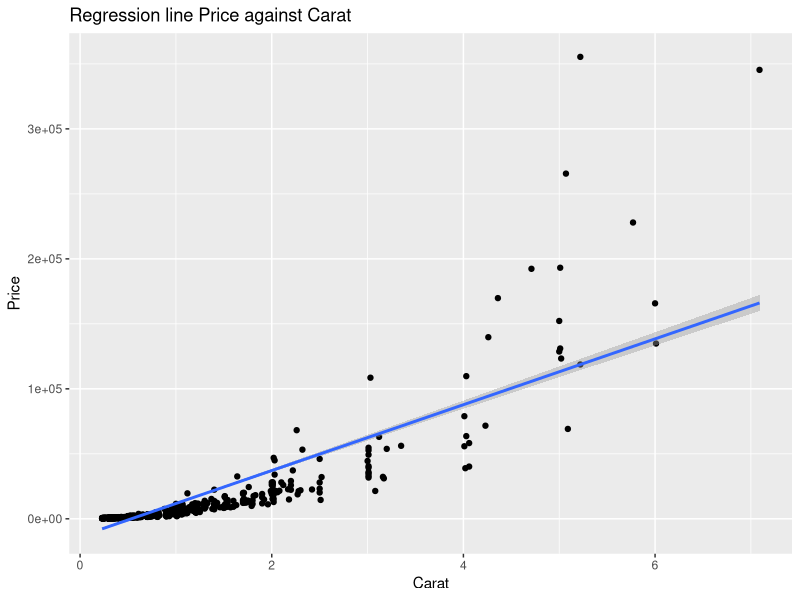
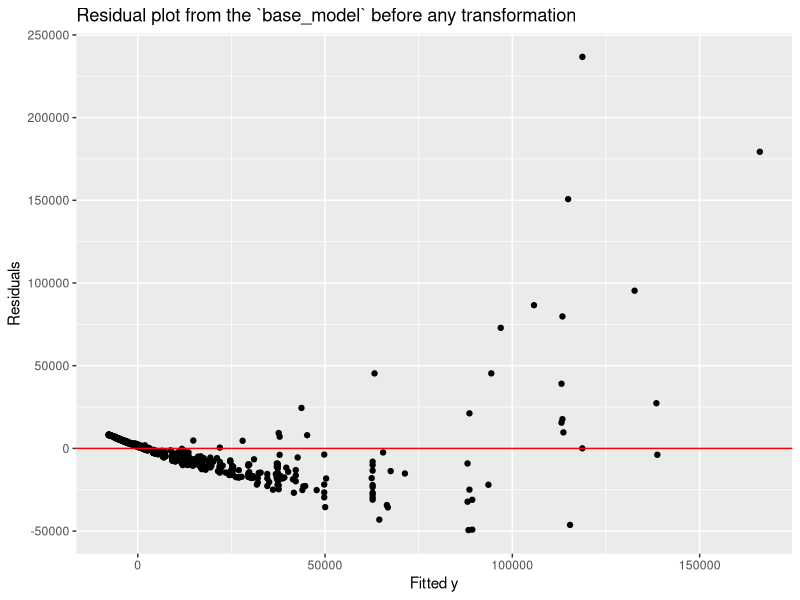
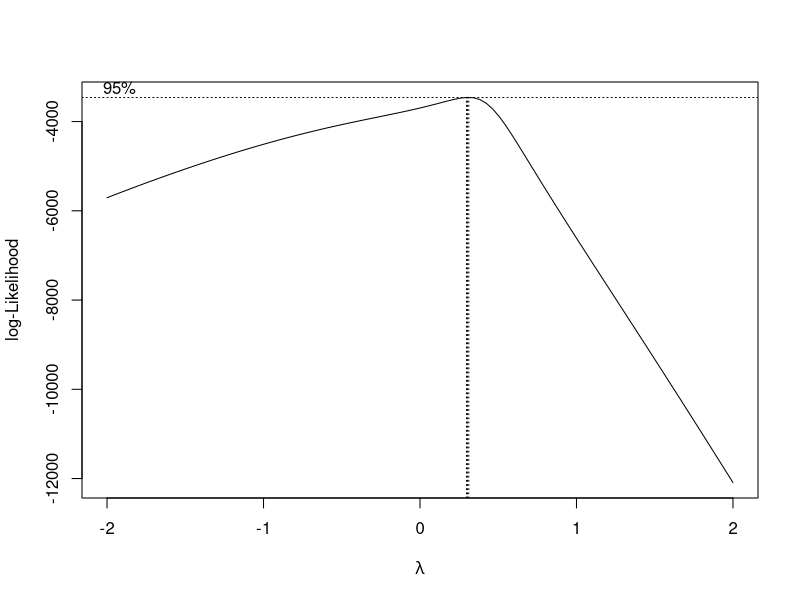
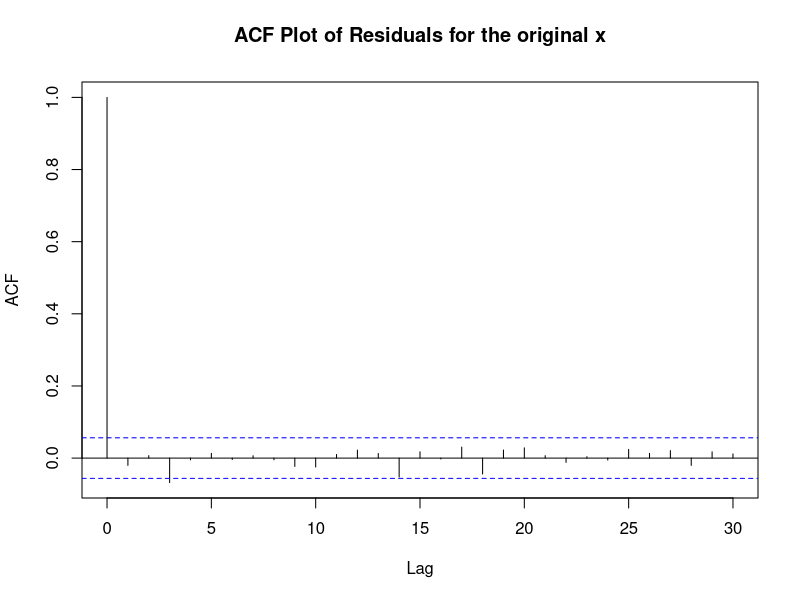
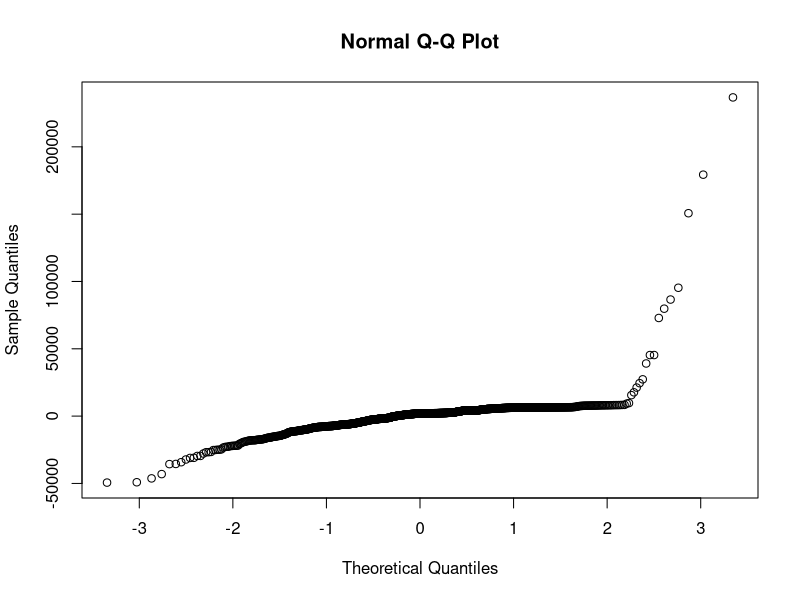
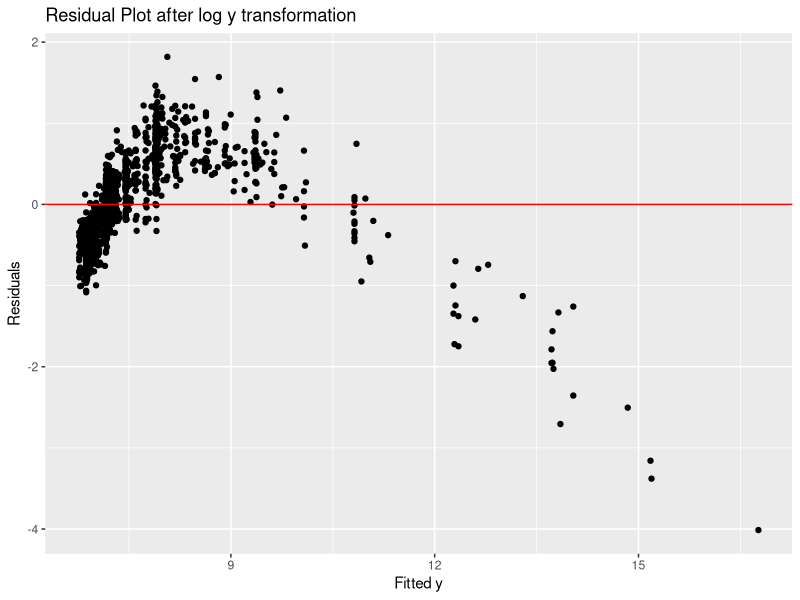
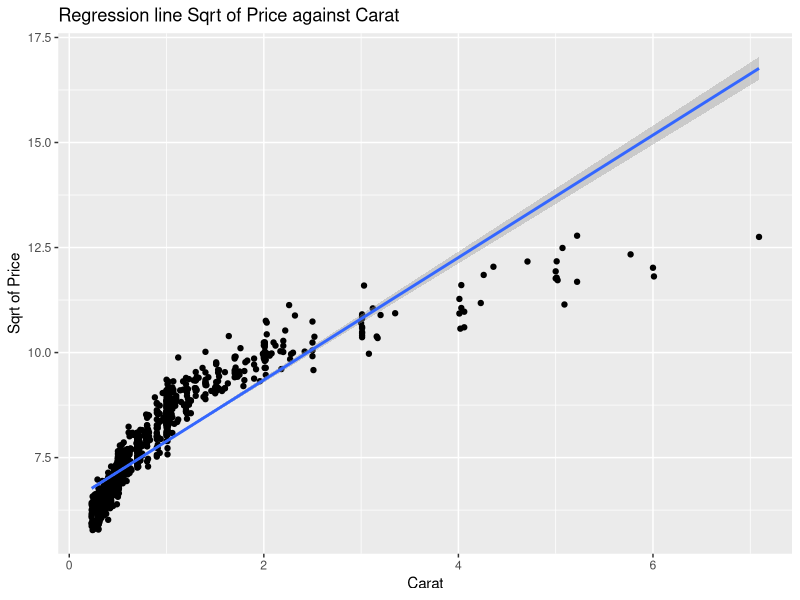
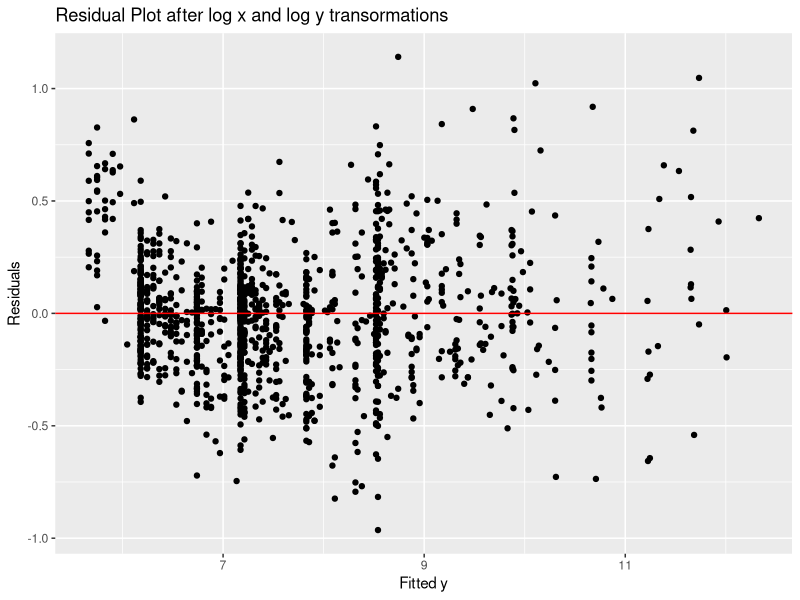

Write R code to recreate these figures, in order.
# title: "project_q4"
# author: "Dima Mikhaylov"
# date: "10/9/2021"

library(tidyverse)
library(MASS)
df <- read_csv("diamonds4.csv", show_col_types = FALSE)

# Scatterplot analysis - nonlinear relationship between y=Price and x=Carat:
ggplot(df, aes(x=carat, y=price))+
  geom_point()+
  geom_smooth(method = "lm", se = TRUE)+
  labs(x="Carat", y="Price",
       title="Regression line Price against Carat")

# Fitting a `base_model` with no transformations:
base_model = lm(price ~ carat, data=df)
summary(base_model)
# Meaningless intercept but a significant predictor as measured by F-statistic, only moderate R-squared of 68%. 

y_hat <- base_model$fitted.values
residuals_0 <- base_model$residuals
df <- data.frame(df, y_hat, residuals_0)

# From the Residual plot, at least 2 assumptions seem to be violated: 
# 1) mean of errors is not zero as there is a # cluster below the horizontal line, 
# 2) variance also tends to increase with larger values.

ggplot(df, aes(x=y_hat, y=residuals_0))+
  geom_point()+
  geom_hline(yintercept = 0, color='red')+
  labs(x="Fitted y", y="Residuals", title= "Residual plot from the `base_model` before any transformation")

# Check for a good transformation of the response variable is used to remedy non-constant variance.
boxcox(price ~ carat, data = df)


# Next check for possible auto-correlations in predictor with ACF. 
# Consider possible x transformation to correct for lag 3 correlation:
acf(residuals_0, main="ACF Plot of Residuals for the original x")

# Finally check for normality of residuals from the `base_model`, not looking normal at all:
qqnorm(residuals_0)

# Start with y transformation - use a convex function, sqrt() or log(). Log transform first, residuals_1
price_log <- log(df$price)
df <- data.frame(df, price_log)

model.price_log <- lm(price_log ~ carat, data=df)

price_log_hat1 <- model.price_log$fitted.values
residuals_1 <- model.price_log$residuals
df <- data.frame(df, price_log_hat1, residuals_1)

## Residual plot for log y-transformation
ggplot(df, aes(x=price_log_hat1, y=residuals_1))+
  geom_point()+
  geom_hline(yintercept=0, color="red")+
  labs(x="Fitted y", y="Residuals", title="Residual Plot after log y transformation")

# Residuals are looking better at least in terms of variance, the mean is still not zero. Check 
ggplot(df, aes(x=carat, y=price_log))+
  geom_point()+
  geom_smooth(method = "lm", se = TRUE)+
  labs(x="Carat", y="Sqrt of Price",
       title="Regression line Sqrt of Price against Carat")

# As shown below, the log model is much stronger in terms of R-squared (78%.)
summary(model.price_log)

# Still need to consider changes to the predictor. 
# Possibly log transformation of x will produce a better set of residuals_2
carat_log <- log(df$carat)
df <- data.frame(df,carat_log)

result.log_log <- lm(price_log ~ carat_log, data=df)

price_log_hat2 <- result.log_log$fitted.values
residuals_2 <- result.log_log$residuals
df <- data.frame(df,price_log_hat2,residuals_2)

##residual plot for x-transformation
ggplot(df, aes(x=price_log_hat2,y=residuals_2))+
  geom_point()+
  geom_hline(yintercept=0, color="red")+
  labs(x="Fitted y", y="Residuals", title="Residual Plot after log x and log y transormations")

# Checking the summary of the resulting model:
summary(result.log_log)

# R-squared of almost 96% recorded. 
# Checking residuals after the second transformation - very close to "normality" now:
qqnorm(residuals_2)



